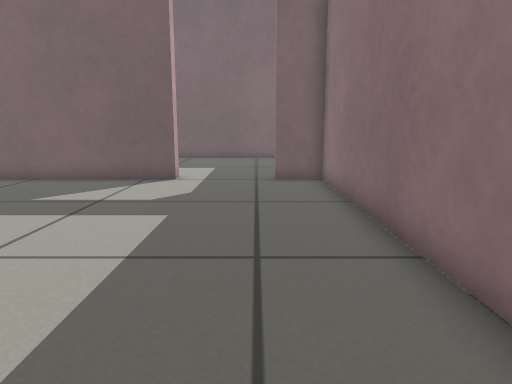
View 1 (above)

13 first-person views from a walk through a world built for the Gazebo simulator. The camera is 0.46 m above the floor, tilts 10° down and sees 70° across. The floor is counted in squares, 0.25 m on a side. Each view is taken from the middle of a square. On the plan, view 1 faces up. The plan holds only what a view shows up to about 18 squares ahead; the rest is blank.

View 2
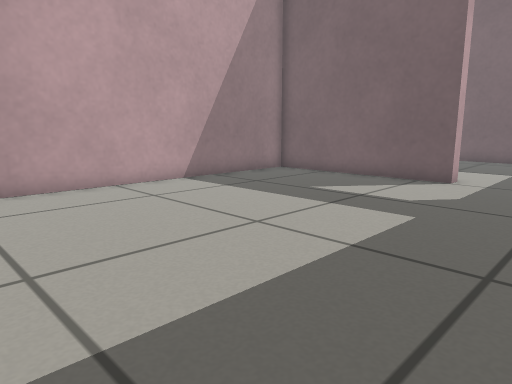

View 3
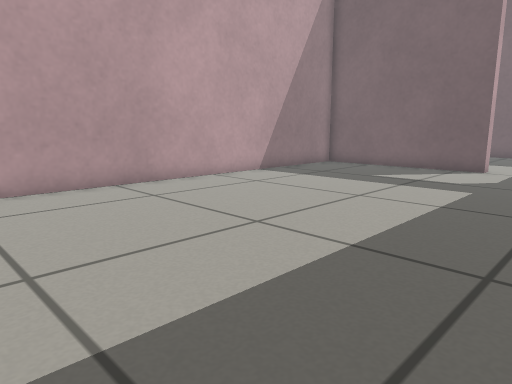

View 4
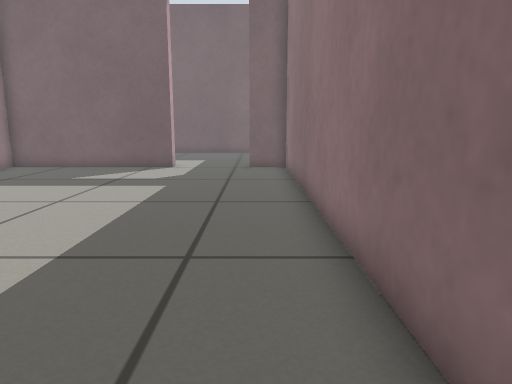

View 5
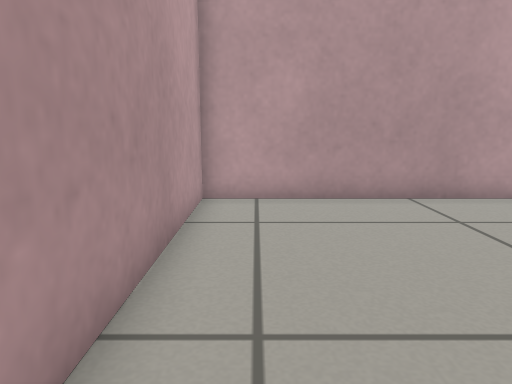

View 6
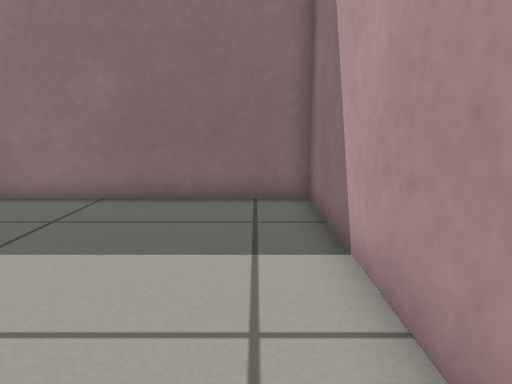

View 7
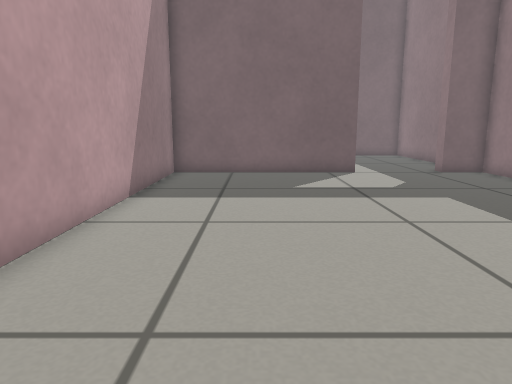

View 8
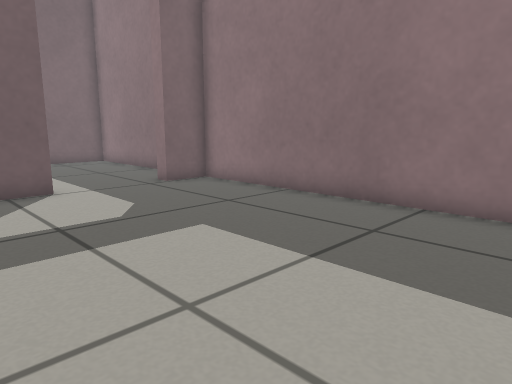

View 9
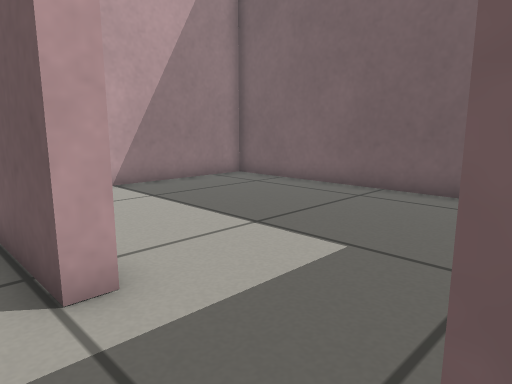

View 10
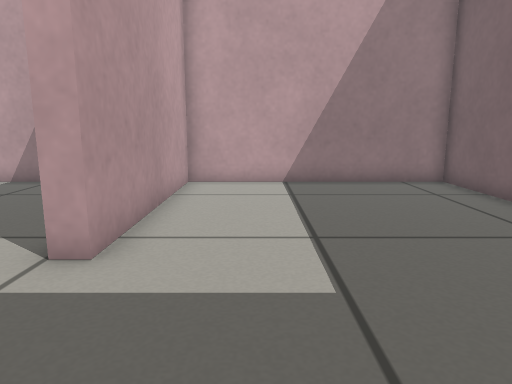

View 11
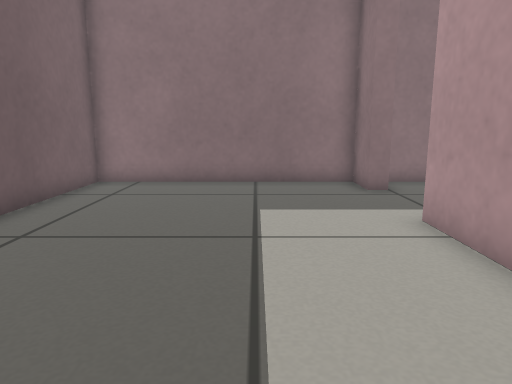

View 12
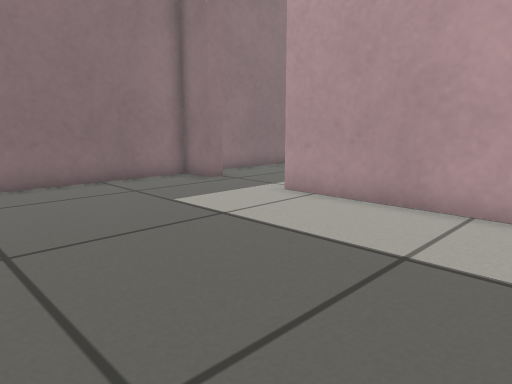

View 13
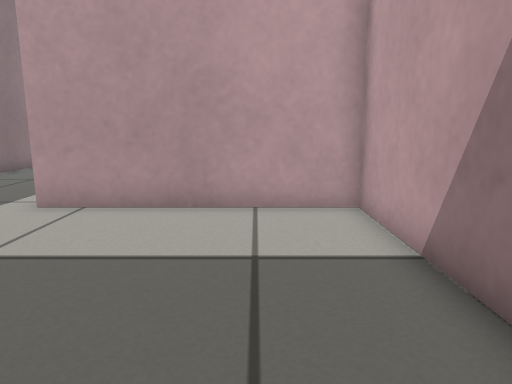

### Floor plan
Ten units are one square. View 1 is at (0, 0); x grows to the right and y downward. Boxes are objects, and circles mark ways between rooms. Rooms are numbered by the first view taken in them; rooms with no view inside come last. Other rooms are left out.
<svg viewBox="-109 -229 138 278">
<path fill="none" stroke="#000" d="M-29 -131 -104 -131 -104 44 24 44 24 -131 7 -131M7 -137 24 -137 24 -224 -104 -224 -104 -137 -29 -137"/>
<circle cx="-13" cy="-134" r="3" fill="#2a7"/>
<text x="-40" y="-40">1</text>
<text x="-40" y="-190">2</text>
</svg>
Room 1 opens to room 2.

Where each view was taken, in squares from view 1:
view 1: 0 up, 0 right, facing up
view 2: 0 up, 1 right, facing up-left
view 3: 4 down, 1 right, facing up-left
view 4: 4 down, 1 right, facing up
view 5: 3 down, 1 left, facing left
view 6: 3 down, 7 left, facing right
view 7: 2 down, 7 left, facing up
view 8: 2 up, 6 left, facing up-right
view 9: 12 up, 1 right, facing up-left
view 10: 16 up, 2 right, facing left
view 11: 17 up, 10 left, facing right
view 12: 22 up, 10 left, facing down-right
view 13: 22 up, 8 left, facing down
